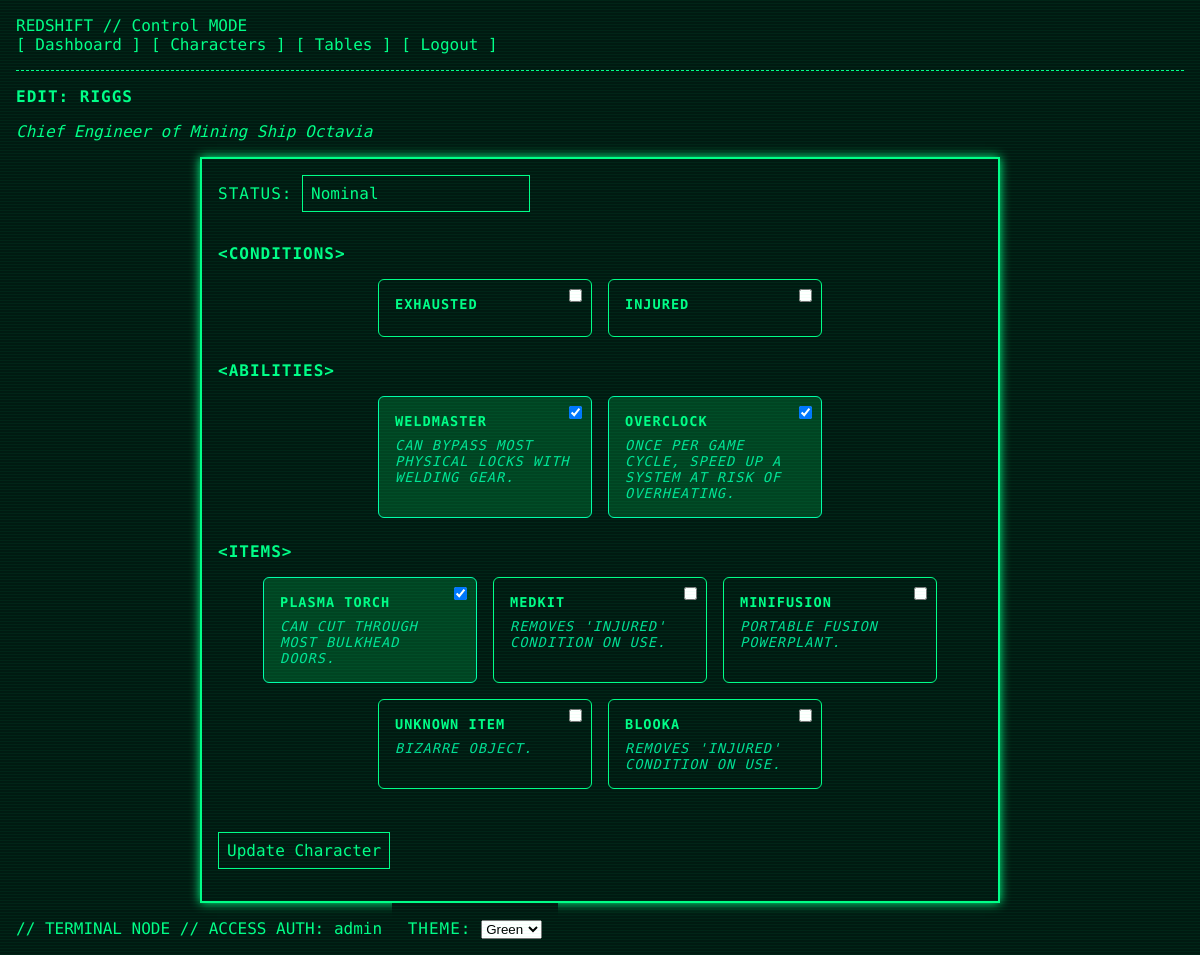
The app's page /control/character/1 (signed in) with its own data.
### app/models.py (models this page shows)
class User(UserMixin, db.Model):
    id = db.Column(db.Integer, primary_key=True)
    username = db.Column(db.String(64), unique=True, nullable=False)
    email = db.Column(db.String(120), unique=True, nullable=False)
    password = db.Column(db.String(128), nullable=False)
    is_verified = db.Column(db.Boolean, default=False)
    role = db.Column(db.String(20), default='Player')  # 'Player' or 'Control'
    theme = db.Column(db.String(32), default='theme-green')
    character = db.relationship("Character", backref="user", uselist=False)

class Character(db.Model):
    id = db.Column(db.Integer, primary_key=True)
    name = db.Column(db.String(64), nullable=False)
    position = db.Column(db.String(100))
    affiliation = db.Column(db.String(100))
    status = db.Column(db.String(50), default="Nominal")
    abilities = db.Column(db.PickleType, default=list)   # List of strings
    conditions = db.Column(db.PickleType, default=list)  # List of strings (empty at start)
    items = db.Column(db.PickleType, default=list)        # List of strings
    user_id = db.Column(db.Integer, db.ForeignKey('user.id'))

class Condition(db.Model):
    id = db.Column(db.Integer, primary_key=True)
    name = db.Column(db.String(100), unique=True, nullable=False)
    effect = db.Column(db.Text)

class Ability(db.Model):
    id = db.Column(db.Integer, primary_key=True)
    name = db.Column(db.String(100), unique=True, nullable=False)
    description = db.Column(db.Text)

class Item(db.Model):
    id = db.Column(db.Integer, primary_key=True)
    name = db.Column(db.String(100), unique=True, nullable=False)
    description = db.Column(db.Text)
    code = db.Column(db.String(10), unique=True, nullable=False)

### app/routes.py (the view, shortened to what this page needs)
@main_bp.route('/control/character/<int:char_id>', methods=['GET', 'POST'])
@login_required
def edit_character_control(char_id):
    if current_user.role != 'Control':
        abort(403)
    char = Character.query.get_or_404(char_id)
    all_items = Item.query.all()
    all_abilities = Ability.query.all()
    all_conditions = Condition.query.all()
    return render_template(
        'edit_character_control.html',
        char=char,
        all_items=all_items,
        all_abilities=all_abilities,
        all_conditions=all_conditions
    )

### app/models.py (called while the page is built)
@login_manager.user_loader
def load_user(user_id):
    return User.query.get(int(user_id))

### app/templates/edit_character_control.html (shortened to what this page needs)
{% extends "base.html" %}
{% block content %}
<h2>Edit: {{ char.name }}</h2>
<p><em>{{ char.position }} of {{ char.affiliation }}</em></p>
<form method="post">
  <label>Status:</label>
  <input type="text" name="status" value="{{ char.status }}" required>
  <h3>Conditions</h3>
  <div class="card-grid">
    {% for cond in all_conditions %}
      <label class="card {% if cond.name in char.conditions %}checked{% endif %}">
        <input type="checkbox" name="conditions" value="{{ cond.name }}"
               {% if cond.name in char.conditions %}checked{% endif %}>
        <div class="title">{{ cond.name }}</div>
      </label>
    {% endfor %}
  </div>
  <h3>Abilities</h3>
  <div class="card-grid">
    {% for ability in all_abilities %}
      <label class="card {% if ability.name in char.abilities %}checked{% endif %}">
        <input type="checkbox" name="abilities" value="{{ ability.name }}"
               {% if ability.name in char.abilities %}checked{% endif %}>
        <div class="title">{{ ability.name }}</div>
        <div class="desc">{{ ability.description }}</div>
      </label>
    {% endfor %}
  </div>
  <h3>Items</h3>
  <div class="card-grid">
    {% for item in all_items %}
      <label class="card {% if item.name in char.items %}checked{% endif %}">
        <input type="checkbox" name="items" value="{{ item.name }}"
               {% if item.name in char.items %}checked{% endif %}>
        <div class="title">{{ item.name }}</div>
        <div class="desc">{{ item.description }}</div>
      </label>
    {% endfor %}
  </div>
  <br>
  <button type="submit">Update Character</button>
</form>
{% endblock %}

### app/templates/base.html (shortened to what this page needs)
<!DOCTYPE html>
<html lang="en">
<head>
  <link rel="stylesheet" href="{{ url_for('static', filename='css/retro.css') }}">
</head>
<body class="{{ current_user.theme if current_user.is_authenticated else 'theme-green' }}">
<div class="crt>"
    <div class="nav-bar {% if current_user.role == 'Control' %}control-nav{% else %}player-nav{% endif %}">
        REDSHIFT // {{ current_user.role if current_user.is_authenticated else "GUEST" }} MODE<BR/>
        {% if current_user.is_authenticated %}
          <a href="{{ url_for('main.dashboard') }}">Dashboard</a>
          {% if current_user.role == 'Control' %}
            <a href="{{ url_for('main.dashboard') }}">Characters</a>
            <a href="{{ url_for('main.control_data') }}">Tables</a>
          {% endif %}
          <a href="{{ url_for('auth.logout') }}">Logout</a>
        {% else %}
          <a href="{{ url_for('auth.login') }}">Login</a>
          <a href="{{ url_for('auth.register') }}">Register</a>
        {% endif %}
      </div>
      <hr>
  {% block content %}{% endblock %}
  // TERMINAL NODE // ACCESS AUTH: {{ current_user.username }}
  <form action="{{ url_for('main.set_theme') }}" method="POST" class="errata">
    <label for="themeSelect">Theme:</label>
    <select id="themeSelect" name="theme" onchange="this.form.submit()">
      <option value="theme-green" {% if current_user.theme == 'theme-green' %}selected{% endif %}>Green</option>
    </select>
  </form>
</body>
</html>

### app/static/css/retro.css (style rules this page uses)
:root { --color-bg: #001a11; }
.theme-green { --color-fg: #00ff88; --color-accent: #00ffaa; --color-border: #00cc88; --color-muted: #004422; }
body { background-color: var(--color-bg); color: var(--color-fg); font-family: 'Share Tech Mono', monospace; margin: 0; padding: 1rem; animation: flickerAnim 3.6s infinite alternate; }
a, h1, h2, h3, p, label, input, textarea, button, .nav-bar, .panel { animation: flickerAnim 3.6s infinite alternate; }
a { text-decoration: none; color: var(--color-fg) }
a:before { content: " [ "; color: var(--color-fg) }
a:after { content: " ] "; color: var(--color-fg) }
form, .panel, .container { border: 2px solid var(--color-fg); padding: 1rem; margin: 1rem auto; max-width: 800px; background-color: var(--color-bg); box-shadow: 0 0 10px var(--color-fg); width: 100%; box-sizing: border-box; }
form.errata { border: 0; display:inline; box-shadow: none; }
input, textarea, button { background-color: var(--color-bg); color: var(--color-fg); border: 1px solid var(--color-fg); font-family: inherit; padding: 0.5rem; margin-bottom: 1rem; box-sizing: border-box; font-size: 1rem; }
h1, h2, h3, label { text-transform: uppercase; letter-spacing: 1px; font-size: 1rem; }
h3:before { content: "<"; color: var(--color-fg); }
h3:after { content: ">"; color: var(--color-fg); }
hr { border: none; border-top: 1px dashed var(--color-fg); margin: 1rem 0; }
body::before { content: ""; position: fixed; top: 0; left: 0; width: 100%; height: 100%; pointer-events: none; background: repeating-linear-gradient( to bottom, rgba(0, 255, 136, 0.05) 0px, rgba(0, 255, 136, 0.05) 1px, transparent 1px, transparent 3px ); z-index: 9999; animation: roll 60s linear infinite; }
.card-grid { display: flex; flex-wrap: wrap; gap: 1rem; justify-content: center; margin-bottom: 1.5rem; }
.card { background-color: var(--color-bg); border: 1px solid var(--color-fg); border-radius: 6px; padding: 1rem; width: 180px; position: relative; cursor: pointer; transition: background 0.2s; text-align: left; font-size: 0.85rem; }
.card input[type="checkbox"] { position: absolute; top: 6px; right: 6px; }
.card .title { font-weight: bold; margin-bottom: 0.5rem; }
.card .desc { font-style: italic; color: var(--color-accent); opacity: 0.85; }
.card.checked { background-color: var(--color-muted); border-color: var(--color-accent); }

### records on screen
User: role "Control", username "admin", theme "Green"
Character: name "RIGGS", position "Chief Engineer", affiliation "Mining Ship Octavia", status "Nominal"
Condition: name "EXHAUSTED"
Condition: name "INJURED"
Ability: name "☑", name "WELDMASTER", description "CAN BYPASS MOST PHYSICAL LOCKS WITH WELDING GEAR."
Ability: name "☑", name "OVERCLOCK", description "ONCE PER GAME CYCLE, SPEED UP A SYSTEM AT RISK OF OVERHEATING."
Item: name "☑", name "PLASMA TORCH", description "CAN CUT THROUGH MOST BULKHEAD DOORS."
Item: name "MEDKIT", description "REMOVES 'INJURED' CONDITION ON USE."
Item: name "MINIFUSION", description "PORTABLE FUSION POWERPLANT."
Item: name "UNKNOWN ITEM", description "BIZARRE OBJECT."
Item: name "BLOOKA", description "REMOVES 'INJURED' CONDITION ON USE."
